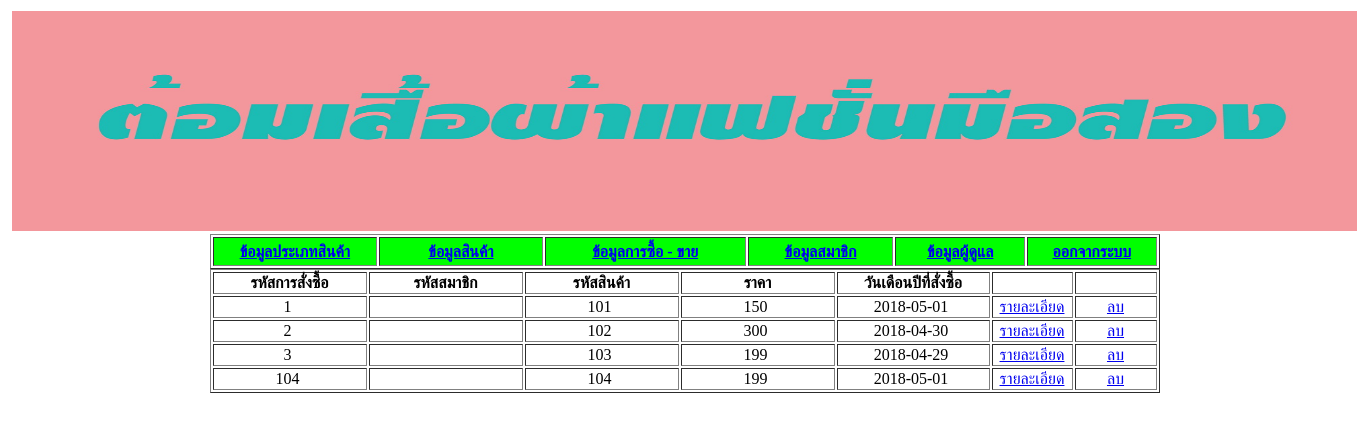
/order/order.php (signed in), run on an earlier commit of the app's database.
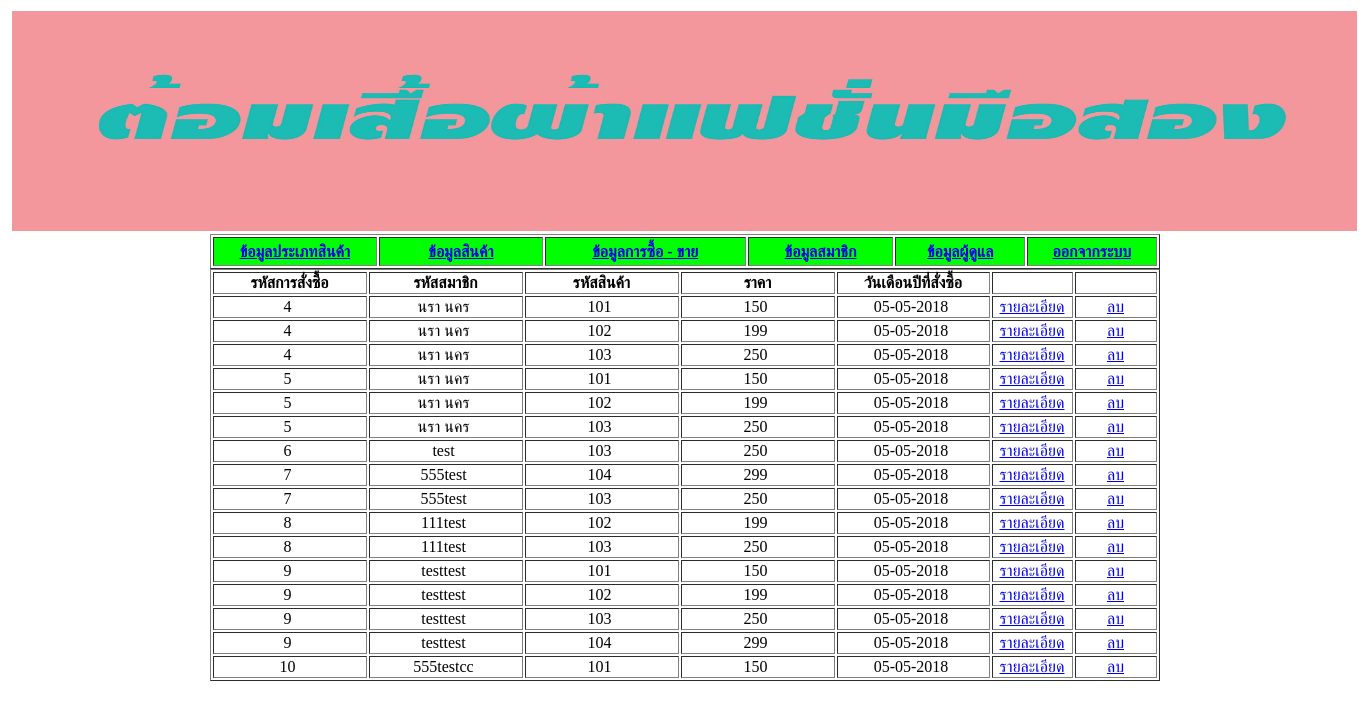
And on a later commit of the database.
### tables this page shows
CREATE TABLE `tborder` (
  `o_ID` int(5) NOT NULL,
  `m_ID` char(50) NOT NULL,
  `p_ID` int(10) DEFAULT NULL,
  `price` int(20) DEFAULT NULL,
  `p_Qty` int(5) DEFAULT NULL,
  `p_Description` char(50) DEFAULT NULL,
  `date` char(50) DEFAULT NULL,
  `m_Name` char(100) DEFAULT NULL,
  `m_Address` char(200) DEFAULT NULL,
  `m_Tel` char(20) DEFAULT NULL
);

### order/order.php (the view, shortened to what this page needs)
<!DOCTYPE html PUBLIC "-//W3C//DTD XHTML 1.0 Transitional//EN" "http://www.w3.org/TR/xhtml1/DTD/xhtml1-transitional.dtd">
<html xmlns="http://www.w3.org/1999/xhtml">
<head>
</head>
<body>
<?php
$strSQL="SELECT * FROM tborder";
$objQuery=mysql_query($strSQL) or die ("ไม่สามารถติตด่อฐานข้อมูลได้[".$strSQL."]");
?>
<div align="center">
<table width="1345">
  <tr>
    <td height="118"><img src="image/Untitled-1.jpg" width="1345" height="220" /></td>
  </tr>
</table>
<table width="950" border="1">
  <tr>
      <th width="186" height="25" bgcolor="#00FF00" scope="col"><a href="../producttype/clothesStore.php">ข้อมูลประเภทสินค้า</a></th>
      <th width="187" bgcolor="#00FF00" scope="col"><a href="../product/product.php">ข้อมูลสินค้า</a></th>
      <th width="233" bgcolor="#00FF00" scope="col"><a href="../order/order.php">ข้อมูลการซื้อ - ขาย</a></th>
      <th width="164" bgcolor="#00FF00" scope="col"><a href="../member/member.php">ข้อมูลสมาชิก</a></th>
      <th width="146" bgcolor="#00FF00" scope="col"><a href="../admin/admin.php">ข้อมูลผู้ดูแล</a></th>
			<th width="146" bgcolor="#00FF00" scope="col"><a href="../admin/logout.php">ออกจากระบบ</a></th>
  </tr>
</table>
<table width="950" border="1">
  <tr>
    <td width="150" align="center"><strong>รหัสการสั่งซื้อ</strong></td>
    <td width="150" align="center"><strong>รหัสสมาชิก</strong></td>
    <td width="150" align="center"><strong>รหัสสินค้า</strong></td>
    <td width="150" align="center"><strong>ราคา</strong></td>
    <td width="149" align="center"><strong>วันเดือนปีที่สั่งซื้อ</strong></td>
    <td width="77" align="center">&nbsp;</td>
    <td width="78" align="center">&nbsp;</td>
     <?php
	while($objResult = mysql_fetch_array($objQuery))
	{
    ?>
      <tr align="center">
      <td><? echo $objResult["o_ID"]?>&nbsp;</td>
      <td><? echo $objResult["m_Name"]?>&nbsp;</td>
      <td><? echo $objResult["p_ID"]?>&nbsp;</td>
      <td><? echo $objResult["price"]?>&nbsp;</td>
      <td><? echo $objResult["date"]?>&nbsp;</td>
      <td><a href="vieworder.php?o_ID=<?php echo $objResult['o_ID']?>">รายละเอียด</a></td>
      <td><a href="deleteUpd.php?o_ID=<?php echo $objResult['o_ID']?>" onClick="return confirm('คุณต้องการลบข้อมูลจริงหรือไม่')">ลบ </a></td>
      </tr>
    <?php
	}
    ?>
  </table>
<table width="950">
  <tr>
    <td>&nbsp;</td>
  </tr>
</table>
</div>
</body>
</html>

What changed in the data, as far as the page shows it:
removed tborder: o_ID "1", p_ID "101", price "150", date "2018-05-01"
removed tborder: o_ID "2", p_ID "102", price "300", date "2018-04-30"
removed tborder: o_ID "3", p_ID "103", price "199", date "2018-04-29"
removed tborder: o_ID "104", p_ID "104", price "199", date "2018-05-01"
added tborder: o_ID "4", m_Name "นรา นคร", p_ID "101", price "150", date "05-05-2018"
added tborder: o_ID "4", m_Name "นรา นคร", p_ID "102", price "199", date "05-05-2018"
added tborder: o_ID "4", m_Name "นรา นคร", p_ID "103", price "250", date "05-05-2018"
added tborder: o_ID "5", m_Name "นรา นคร", p_ID "101", price "150", date "05-05-2018"
added tborder: o_ID "5", m_Name "นรา นคร", p_ID "102", price "199", date "05-05-2018"
added tborder: o_ID "5", m_Name "นรา นคร", p_ID "103", price "250", date "05-05-2018"
added tborder: o_ID "6", m_Name "test", p_ID "103", price "250", date "05-05-2018"
added tborder: o_ID "7", m_Name "555test", p_ID "104", price "299", date "05-05-2018"
added tborder: o_ID "7", m_Name "555test", p_ID "103", price "250", date "05-05-2018"
added tborder: o_ID "8", m_Name "111test", p_ID "102", price "199", date "05-05-2018"
added tborder: o_ID "8", m_Name "111test", p_ID "103", price "250", date "05-05-2018"
added tborder: o_ID "9", m_Name "testtest", p_ID "101", price "150", date "05-05-2018"
added tborder: o_ID "9", m_Name "testtest", p_ID "102", price "199", date "05-05-2018"
added tborder: o_ID "9", m_Name "testtest", p_ID "103", price "250", date "05-05-2018"
added tborder: o_ID "9", m_Name "testtest", p_ID "104", price "299", date "05-05-2018"
added tborder: o_ID "10", m_Name "555testcc", p_ID "101", price "150", date "05-05-2018"
